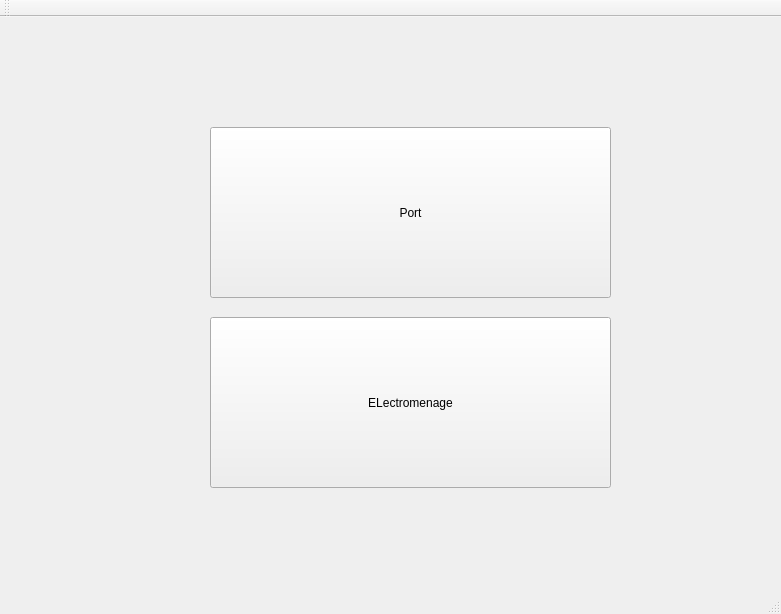
<?xml version="1.0" encoding="UTF-8"?>
<ui version="4.0">
 <class>MainWindow</class>
 <widget class="QMainWindow" name="MainWindow">
  <property name="geometry">
   <rect>
    <x>0</x>
    <y>0</y>
    <width>781</width>
    <height>614</height>
   </rect>
  </property>
  <property name="windowTitle">
   <string>Gestion des Clients</string>
  </property>
  <widget class="QWidget" name="centralWidget">
   <widget class="QPushButton" name="pushButton">
    <property name="geometry">
     <rect>
      <x>210</x>
      <y>110</y>
      <width>401</width>
      <height>171</height>
     </rect>
    </property>
    <property name="text">
     <string>Port</string>
    </property>
   </widget>
   <widget class="QPushButton" name="pushButton_2">
    <property name="geometry">
     <rect>
      <x>210</x>
      <y>300</y>
      <width>401</width>
      <height>171</height>
     </rect>
    </property>
    <property name="text">
     <string>ELectromenage</string>
    </property>
   </widget>
  </widget>
  <widget class="QMenuBar" name="menuBar">
   <property name="geometry">
    <rect>
     <x>0</x>
     <y>0</y>
     <width>781</width>
     <height>26</height>
    </rect>
   </property>
  </widget>
  <widget class="QToolBar" name="mainToolBar">
   <attribute name="toolBarArea">
    <enum>TopToolBarArea</enum>
   </attribute>
   <attribute name="toolBarBreak">
    <bool>false</bool>
   </attribute>
  </widget>
  <widget class="QStatusBar" name="statusBar"/>
 </widget>
 <layoutdefault spacing="6" margin="11"/>
 <resources/>
 <connections/>
</ui>
